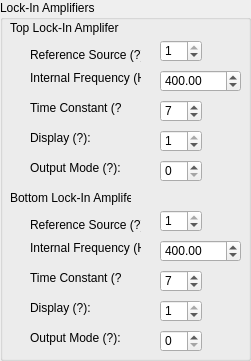
    <widget class="QGroupBox" name="groupBox_lockin">
     <property name="geometry">
      <rect>
       <x>120</x>
       <y>550</y>
       <width>251</width>
       <height>361</height>
      </rect>
     </property>
     <property name="title">
      <string>Lock-In Amplifiers</string>
     </property>
     <widget class="QLabel" name="label_lockin_top">
      <property name="geometry">
       <rect>
        <x>10</x>
        <y>20</y>
        <width>111</width>
        <height>16</height>
       </rect>
      </property>
      <property name="text">
       <string>Top Lock-In Amplifer</string>
      </property>
     </widget>
     <widget class="QLabel" name="label_lockin_bottom">
      <property name="geometry">
       <rect>
        <x>10</x>
        <y>190</y>
        <width>121</width>
        <height>16</height>
       </rect>
      </property>
      <property name="text">
       <string>Bottom Lock-In Amplifer</string>
      </property>
     </widget>
     <widget class="QLabel" name="label_lockin_top_reference">
      <property name="geometry">
       <rect>
        <x>30</x>
        <y>40</y>
        <width>111</width>
        <height>31</height>
       </rect>
      </property>
      <property name="toolTip">
       <string>&lt;html&gt;&lt;head/&gt;&lt;body&gt;&lt;p&gt;0: External&lt;br/&gt;1: Internal&lt;/p&gt;&lt;/body&gt;&lt;/html&gt;</string>
      </property>
      <property name="text">
       <string>&lt;html&gt;&lt;head/&gt;&lt;body&gt;&lt;p&gt;Reference Source (?):&lt;/p&gt;&lt;/body&gt;&lt;/html&gt;</string>
      </property>
     </widget>
     <widget class="QSpinBox" name="spinBox_lockin_top_reference">
      <property name="geometry">
       <rect>
        <x>160</x>
        <y>40</y>
        <width>42</width>
        <height>22</height>
       </rect>
      </property>
      <property name="keyboardTracking">
       <bool>false</bool>
      </property>
      <property name="maximum">
       <number>1</number>
      </property>
      <property name="singleStep">
       <number>1</number>
      </property>
      <property name="value">
       <number>1</number>
      </property>
     </widget>
     <widget class="QLabel" name="label_lockin_top_reference_internal_frequency">
      <property name="geometry">
       <rect>
        <x>30</x>
        <y>70</y>
        <width>111</width>
        <height>16</height>
       </rect>
      </property>
      <property name="text">
       <string>Internal Frequency (Hz):</string>
      </property>
     </widget>
     <widget class="QDoubleSpinBox" name="doubleSpinBox_lockin_top_reference_internal_frequency">
      <property name="geometry">
       <rect>
        <x>160</x>
        <y>70</y>
        <width>81</width>
        <height>22</height>
       </rect>
      </property>
      <property name="keyboardTracking">
       <bool>false</bool>
      </property>
      <property name="maximum">
       <double>9999999999999999634067965630886574211027143225273567793680363843427086501542887424.000000000000000</double>
      </property>
      <property name="value">
       <double>400.000000000000000</double>
      </property>
     </widget>
     <widget class="QSpinBox" name="spinBox_lockin_top_time_constant">
      <property name="geometry">
       <rect>
        <x>160</x>
        <y>100</y>
        <width>42</width>
        <height>22</height>
       </rect>
      </property>
      <property name="keyboardTracking">
       <bool>false</bool>
      </property>
      <property name="minimum">
       <number>-2</number>
      </property>
      <property name="maximum">
       <number>19</number>
      </property>
      <property name="singleStep">
       <number>1</number>
      </property>
      <property name="value">
       <number>7</number>
      </property>
     </widget>
     <widget class="QLabel" name="label_lockin_top_time_constant">
      <property name="geometry">
       <rect>
        <x>30</x>
        <y>100</y>
        <width>91</width>
        <height>16</height>
       </rect>
      </property>
      <property name="toolTip">
       <string>&lt;html&gt;&lt;head/&gt;&lt;body&gt;&lt;p&gt;-2: 1 µs (only for SR860)&lt;br/&gt;-1: 3 µs (only for SR860)&lt;br/&gt;0: 10 µs&lt;br/&gt;1: 30 µs&lt;br/&gt;2: 100 µs&lt;br/&gt;3: 300 µs&lt;br/&gt;4: 1 ms&lt;br/&gt;5: 3 ms&lt;br/&gt;6: 10 ms&lt;br/&gt;7: 30 ms&lt;br/&gt;8: 100 ms&lt;br/&gt;9: 300 ms&lt;br/&gt;10: 1 s&lt;br/&gt;11: 3 s&lt;br/&gt;12: 10 s&lt;br/&gt;13: 30 s&lt;br/&gt;14: 100 s&lt;br/&gt;15: 300 s&lt;br/&gt;16: 1 ks&lt;br/&gt;17: 3 ks&lt;br/&gt;18: 10 ks&lt;br/&gt;19: 30 ks&lt;/p&gt;&lt;/body&gt;&lt;/html&gt;</string>
      </property>
      <property name="text">
       <string>Time Constant (?):</string>
      </property>
     </widget>
     <widget class="QSpinBox" name="spinBox_lockin_top_display">
      <property name="geometry">
       <rect>
        <x>160</x>
        <y>130</y>
        <width>42</width>
        <height>22</height>
       </rect>
      </property>
      <property name="keyboardTracking">
       <bool>false</bool>
      </property>
      <property name="maximum">
       <number>1</number>
      </property>
      <property name="singleStep">
       <number>1</number>
      </property>
      <property name="value">
       <number>1</number>
      </property>
     </widget>
     <widget class="QLabel" name="label_lockin_top_display">
      <property name="geometry">
       <rect>
        <x>30</x>
        <y>130</y>
        <width>91</width>
        <height>16</height>
       </rect>
      </property>
      <property name="toolTip">
       <string>&lt;html&gt;&lt;head/&gt;&lt;body&gt;&lt;p&gt;0: X&lt;br/&gt;1: R&lt;/p&gt;&lt;/body&gt;&lt;/html&gt;</string>
      </property>
      <property name="text">
       <string>Display (?):</string>
      </property>
     </widget>
     <widget class="QLabel" name="label_lockin_top_output_mode">
      <property name="geometry">
       <rect>
        <x>30</x>
        <y>160</y>
        <width>91</width>
        <height>16</height>
       </rect>
      </property>
      <property name="toolTip">
       <string>&lt;html&gt;&lt;head/&gt;&lt;body&gt;&lt;p&gt;(No Applicable to SR860)&lt;br/&gt;0: CH1 Display&lt;br/&gt;1: X&lt;/p&gt;&lt;/body&gt;&lt;/html&gt;</string>
      </property>
      <property name="text">
       <string>Output Mode (?):</string>
      </property>
     </widget>
     <widget class="QSpinBox" name="spinBox_lockin_top_output_mode">
      <property name="geometry">
       <rect>
        <x>160</x>
        <y>160</y>
        <width>42</width>
        <height>22</height>
       </rect>
      </property>
      <property name="toolTip">
       <string/>
      </property>
      <property name="keyboardTracking">
       <bool>false</bool>
      </property>
      <property name="maximum">
       <number>1</number>
      </property>
      <property name="singleStep">
       <number>1</number>
      </property>
     </widget>
     <widget class="QLabel" name="label_error_lockin_top">
      <property name="geometry">
       <rect>
        <x>120</x>
        <y>20</y>
        <width>131</width>
        <height>16</height>
       </rect>
      </property>
      <property name="text">
       <string/>
      </property>
     </widget>
     <widget class="QLabel" name="label_error_lockin_bottom">
      <property name="geometry">
       <rect>
        <x>130</x>
        <y>190</y>
        <width>121</width>
        <height>16</height>
       </rect>
      </property>
      <property name="text">
       <string/>
      </property>
     </widget>
     <widget class="QLabel" name="label_lockin_bottom_display">
      <property name="geometry">
       <rect>
        <x>30</x>
        <y>300</y>
        <width>91</width>
        <height>16</height>
       </rect>
      </property>
      <property name="toolTip">
       <string>&lt;html&gt;&lt;head/&gt;&lt;body&gt;&lt;p&gt;0: X&lt;br/&gt;1: R&lt;/p&gt;&lt;/body&gt;&lt;/html&gt;</string>
      </property>
      <property name="text">
       <string>Display (?):</string>
      </property>
     </widget>
     <widget class="QLabel" name="label_lockin_bottom_output_mode">
      <property name="geometry">
       <rect>
        <x>30</x>
        <y>330</y>
        <width>91</width>
        <height>16</height>
       </rect>
      </property>
      <property name="toolTip">
       <string>&lt;html&gt;&lt;head/&gt;&lt;body&gt;&lt;p&gt;(No Applicable to SR860)&lt;br/&gt;0: CH1 Display&lt;br/&gt;1: X&lt;/p&gt;&lt;/body&gt;&lt;/html&gt;</string>
      </property>
      <property name="text">
       <string>Output Mode (?):</string>
      </property>
     </widget>
     <widget class="QSpinBox" name="spinBox_lockin_bottom_output_mode">
      <property name="geometry">
       <rect>
        <x>160</x>
        <y>330</y>
        <width>42</width>
        <height>22</height>
       </rect>
      </property>
      <property name="toolTip">
       <string/>
      </property>
      <property name="keyboardTracking">
       <bool>false</bool>
      </property>
      <property name="maximum">
       <number>1</number>
      </property>
      <property name="singleStep">
       <number>1</number>
      </property>
     </widget>
     <widget class="QSpinBox" name="spinBox_lockin_bottom_time_constant">
      <property name="geometry">
       <rect>
        <x>160</x>
        <y>270</y>
        <width>42</width>
        <height>22</height>
       </rect>
      </property>
      <property name="keyboardTracking">
       <bool>false</bool>
      </property>
      <property name="minimum">
       <number>-2</number>
      </property>
      <property name="maximum">
       <number>19</number>
      </property>
      <property name="singleStep">
       <number>1</number>
      </property>
      <property name="value">
       <number>7</number>
      </property>
     </widget>
     <widget class="QSpinBox" name="spinBox_lockin_bottom_reference">
      <property name="geometry">
       <rect>
        <x>160</x>
        <y>210</y>
        <width>42</width>
        <height>22</height>
       </rect>
      </property>
      <property name="keyboardTracking">
       <bool>false</bool>
      </property>
      <property name="maximum">
       <number>1</number>
      </property>
      <property name="singleStep">
       <number>1</number>
      </property>
      <property name="value">
       <number>1</number>
      </property>
     </widget>
     <widget class="QLabel" name="label_lockin_bottom_time_constant">
      <property name="geometry">
       <rect>
        <x>30</x>
        <y>270</y>
        <width>91</width>
        <height>16</height>
       </rect>
      </property>
      <property name="toolTip">
       <string>&lt;html&gt;&lt;head/&gt;&lt;body&gt;&lt;p&gt;-2: 1 µs (only for SR860)&lt;br/&gt;-1: 3 µs (only for SR860)&lt;br/&gt;0: 10 µs&lt;br/&gt;1: 30 µs&lt;br/&gt;2: 100 µs&lt;br/&gt;3: 300 µs&lt;br/&gt;4: 1 ms&lt;br/&gt;5: 3 ms&lt;br/&gt;6: 10 ms&lt;br/&gt;7: 30 ms&lt;br/&gt;8: 100 ms&lt;br/&gt;9: 300 ms&lt;br/&gt;10: 1 s&lt;br/&gt;11: 3 s&lt;br/&gt;12: 10 s&lt;br/&gt;13: 30 s&lt;br/&gt;14: 100 s&lt;br/&gt;15: 300 s&lt;br/&gt;16: 1 ks&lt;br/&gt;17: 3 ks&lt;br/&gt;18: 10 ks&lt;br/&gt;19: 30 ks&lt;/p&gt;&lt;/body&gt;&lt;/html&gt;</string>
      </property>
      <property name="text">
       <string>Time Constant (?):</string>
      </property>
     </widget>
     <widget class="QDoubleSpinBox" name="doubleSpinBox_lockin_bottom_reference_internal_frequency">
      <property name="geometry">
       <rect>
        <x>160</x>
        <y>240</y>
        <width>81</width>
        <height>22</height>
       </rect>
      </property>
      <property name="keyboardTracking">
       <bool>false</bool>
      </property>
      <property name="maximum">
       <double>9999999999999999634067965630886574211027143225273567793680363843427086501542887424.000000000000000</double>
      </property>
      <property name="value">
       <double>400.000000000000000</double>
      </property>
     </widget>
     <widget class="QSpinBox" name="spinBox_lockin_bottom_display">
      <property name="geometry">
       <rect>
        <x>160</x>
        <y>300</y>
        <width>42</width>
        <height>22</height>
       </rect>
      </property>
      <property name="keyboardTracking">
       <bool>false</bool>
      </property>
      <property name="maximum">
       <number>1</number>
      </property>
      <property name="singleStep">
       <number>1</number>
      </property>
      <property name="value">
       <number>1</number>
      </property>
     </widget>
     <widget class="QLabel" name="label_lockin_bottom_reference">
      <property name="geometry">
       <rect>
        <x>30</x>
        <y>210</y>
        <width>111</width>
        <height>31</height>
       </rect>
      </property>
      <property name="toolTip">
       <string>&lt;html&gt;&lt;head/&gt;&lt;body&gt;&lt;p&gt;0: External&lt;br/&gt;1: Internal&lt;/p&gt;&lt;/body&gt;&lt;/html&gt;</string>
      </property>
      <property name="text">
       <string>&lt;html&gt;&lt;head/&gt;&lt;body&gt;&lt;p&gt;Reference Source (?):&lt;/p&gt;&lt;/body&gt;&lt;/html&gt;</string>
      </property>
     </widget>
     <widget class="QLabel" name="label_lockin_bottom_reference_internal_frequency">
      <property name="geometry">
       <rect>
        <x>30</x>
        <y>240</y>
        <width>111</width>
        <height>16</height>
       </rect>
      </property>
      <property name="text">
       <string>Internal Frequency (Hz):</string>
      </property>
     </widget>
    </widget>
